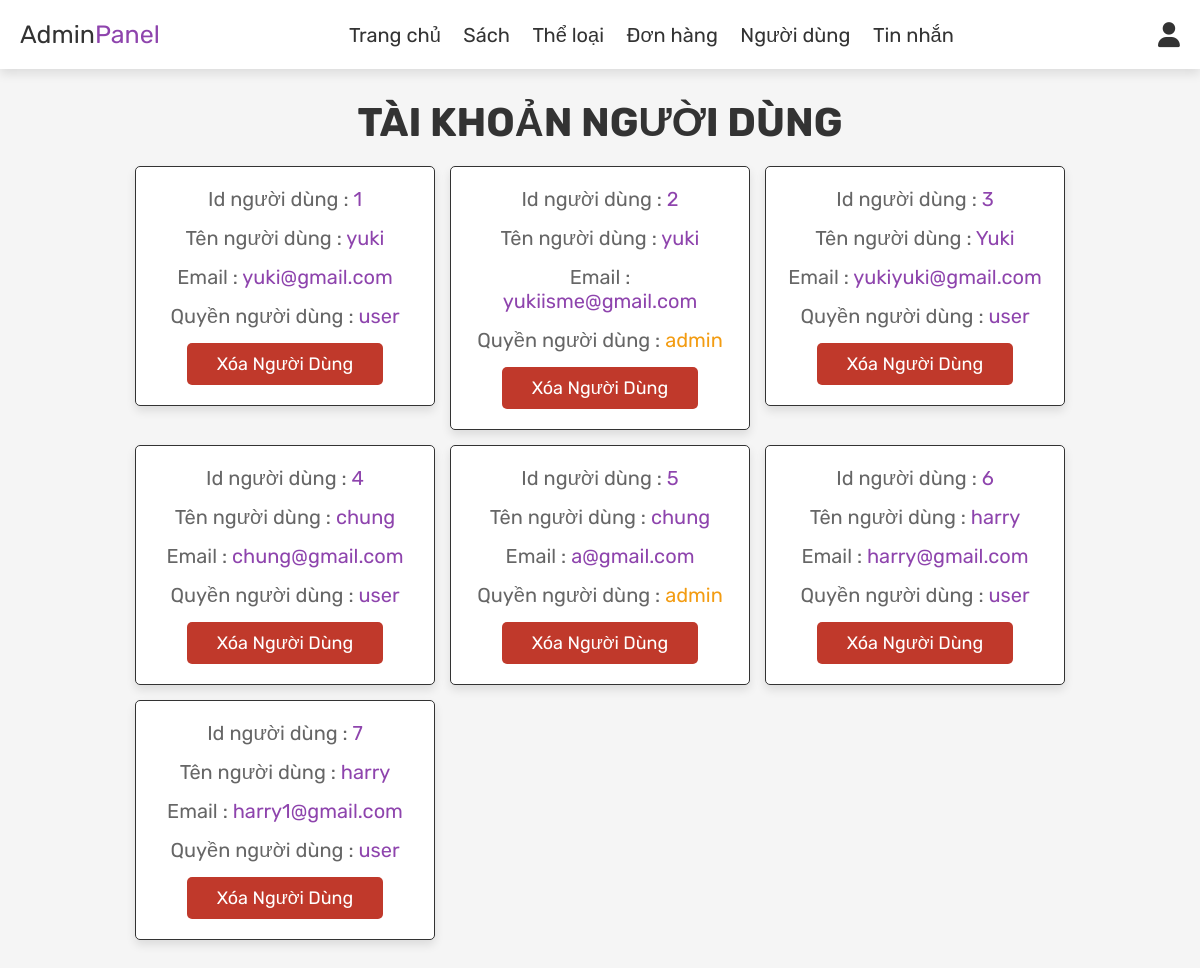
Screenshot of /admin_users.php (signed in) with the database file from the repository.
### tables this page shows
CREATE TABLE `users` (
  `id` int(100) NOT NULL,
  `name` varchar(100) NOT NULL,
  `email` varchar(100) NOT NULL,
  `password` varchar(100) NOT NULL,
  `user_type` varchar(20) NOT NULL DEFAULT 'user'
);

### admin_users.php (the view, shortened to what this page needs)
<?php
   include 'config.php';
?>
<!DOCTYPE html>
<html lang="en">
<head>
   <link rel="stylesheet" href="https://cdnjs.cloudflare.com/ajax/libs/font-awesome/6.0.0/css/all.min.css">
   <link rel="stylesheet" href="css/admin_style.css">
</head>
<body>
<?php include 'admin_header.php'; ?>
<section class="users">
   <h1 class="title"> Tài khoản người dùng </h1>
   <div class="box-container">
      <?php
         $select_users = mysqli_query($conn, "SELECT * FROM `users`") or die('query failed');
         while($fetch_users = mysqli_fetch_assoc($select_users)){
      ?>
      <div class="box">
         <p> Id người dùng : <span><?php echo $fetch_users['id']; ?></span> </p>
         <p> Tên người dùng : <span><?php echo $fetch_users['name']; ?></span> </p>
         <p> Email : <span><?php echo $fetch_users['email']; ?></span> </p>
         <p> Quyền người dùng : <span style="color:<?php if($fetch_users['user_type'] == 'admin'){ echo 'var(--orange)'; } ?>"><?php echo $fetch_users['user_type']; ?></span> </p>
      <?php
         if($fetch_users['user_type'] == 'admin'){
      ?>
            <a href="#" onclick="return confirm('Không thể xóa Admin?');" class="delete-btn">Xóa người dùng</a>
      <?php
         }else{
      ?>
            <a href="admin_users.php?delete=<?php echo $fetch_users['id']; ?>" onclick="return confirm('Xóa người dùng này?');" class="delete-btn">Xóa người dùng</a>
      <?php
         }
      ?>
      </div>
      <?php
         }
      ?>
   </div>
</section>
</body>
</html>

### css/admin_style.css (style rules this page uses)
:root { --purple:#8e44ad; --red:#c0392b; --orange:#f39c12; --black:#333; --white:#fff; --light-color:#666; --light-white:#ccc; --light-bg:#f5f5f5; --border:.1rem solid var(--black); --box-shadow:0 .5rem 1rem rgba(0,0,0,.1); }
* { font-family: 'Rubik', sans-serif; margin:0; padding:0; box-sizing: border-box; outline: none; border:none; text-decoration: none; transition:all .2s linear; }
html { font-size: 62.5%; overflow-x: hidden; }
body { background-color: var(--light-bg); }
section { padding:3rem 2rem; }
.title { text-align: center; margin-bottom: 2rem; text-transform: uppercase; color:var(--black); font-size: 4rem; }
.btn, .option-btn, .delete-btn, .white-btn { display: inline-block; margin-top: 1rem; padding:1rem 3rem; cursor: pointer; color:var(--white); font-size: 1.8rem; border-radius: .5rem; text-transform: capitalize; }
.delete-btn { background-color: var(--red); }
.users .box-container { display: grid; grid-template-columns: repeat(auto-fit, 30rem); justify-content: center; gap:1.5rem; max-width: 1200px; margin:0 auto; align-items: flex-start; }
.users .box-container .box { background-color: var(--white); padding:2rem; border:var(--border); box-shadow: var(--box-shadow); border-radius: .5rem; text-align: center; }
.users .box-container .box p { padding-bottom: 1.5rem; font-size: 2rem; color:var(--light-color); }
.users .box-container .box p span { color:var(--purple); }
.users .box-container .box .delete-btn { margin-top: 0; }

### rows the page displays
users: id "1", name "yuki", email "yuki@gmail.com", user_type "user"
users: id "2", name "yuki", email "yukiisme@gmail.com", user_type "admin", shows "Xóa Người Dùng"
users: id "3", name "Yuki", email "yukiyuki@gmail.com", user_type "user"
users: id "4", name "chung", email "chung@gmail.com", user_type "user"
users: id "5", name "chung", email "a@gmail.com", user_type "admin", shows "Xóa Người Dùng"
users: id "6", name "harry", email "harry@gmail.com", user_type "user"
users: id "7", name "harry", email "harry1@gmail.com", user_type "user"
